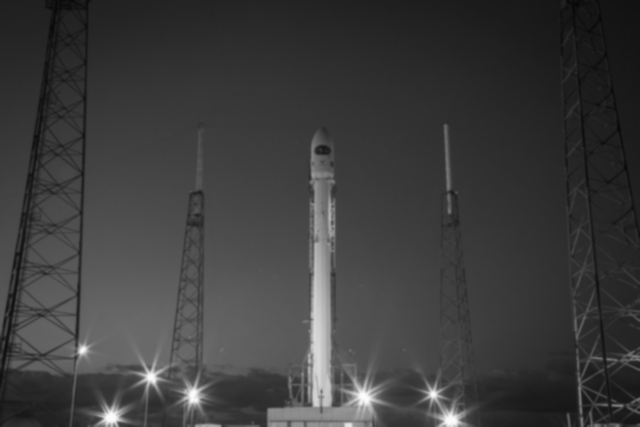
#> input picture week4/results/task1_02_gauss.png, 640 x 427 px, given in place of rocket.jpg, which was not available
$ jupyter execute --allow-errors 03_sobel_gauss.ipynb   (older library calls are emulated)   (text cells are left out)
#> lines starting #> are read from the running program, lines starting #| are printed output that depends on the picture; long printed decimals are rounded; pictures that were not available may be replaced by others from this repository, and a replacement may not be noted
[cell 1]
import os, sys, glob, subprocess

CUDA_PREFIX = "/opt/opencv-cuda"
try:
    import google.colab  # noqa: F401
    IN_COLAB = True
except ImportError:
    IN_COLAB = False

#> (the rest of this cell did not finish here and is left out)

[cell 2]
from pathlib import Path
import time
import numpy as np
import cv2
import matplotlib.pyplot as plt

# Works when run from the repo root, from week4/, or on Colab (downloads the image if missing)
HERE = Path("week4") if Path("week4/assets").exists() else Path(".")
IMG = HERE / "assets" / "rocket.jpg"
if not IMG.exists():
    import urllib.request
    IMG.parent.mkdir(parents=True, exist_ok=True)
    urllib.request.urlretrieve(
        "https://raw.githubusercontent.com/scikit-image/scikit-image/v0.25.2/skimage/data/rocket.jpg", IMG)
OUT = HERE / "results"
OUT.mkdir(exist_ok=True)
print("OpenCV", cv2.__version__, "| image:", IMG)

[cell 3]
bgr = cv2.imread(str(IMG), cv2.IMREAD_COLOR)
#> bgr is the input picture: shape (427, 640, 3); min 6, max 252, mean 60.5
assert bgr is not None, f"could not read {IMG}"
gray = cv2.cvtColor(bgr, cv2.COLOR_BGR2GRAY)
gray_f = gray.astype(np.float32)          # float32: Sobel output is signed
KSIZE, SIGMA = (5, 5), 1.0
smooth = cv2.GaussianBlur(gray_f, KSIZE, SIGMA, borderType=cv2.BORDER_REFLECT_101)
print(gray.shape, "| Gaussian", KSIZE, "σ =", SIGMA)
#| (427, 640) | Gaussian (5, 5) σ = 1.0

[cell 4]
Kx = np.array([[-1, 0, 1],
               [-2, 0, 2],
               [-1, 0, 1]], dtype=np.float32)
Ky = Kx.T.copy()
print("Kx = outer([1,2,1], [-1,0,1]):", np.array_equal(Kx, np.outer([1, 2, 1], [-1, 0, 1])))
print("Ky = outer([-1,0,1], [1,2,1]):", np.array_equal(Ky, np.outer([-1, 0, 1], [1, 2, 1])))

gx = cv2.filter2D(smooth, cv2.CV_32F, Kx, borderType=cv2.BORDER_REFLECT_101)
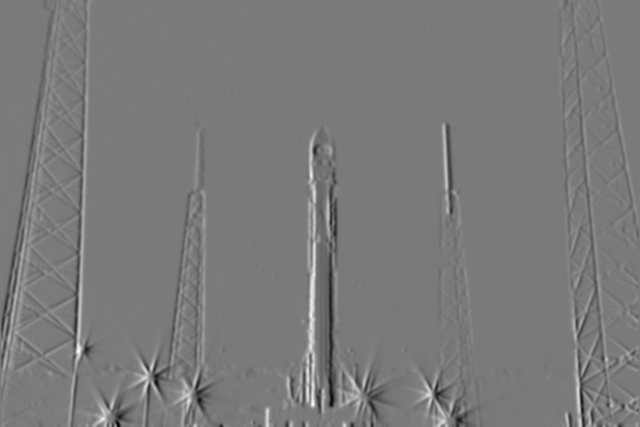
#> gx: shape (427, 640) float32; min -241.8, max 260.1, mean -0.3; drawn with min black and max white
gy = cv2.filter2D(smooth, cv2.CV_32F, Ky, borderType=cv2.BORDER_REFLECT_101)
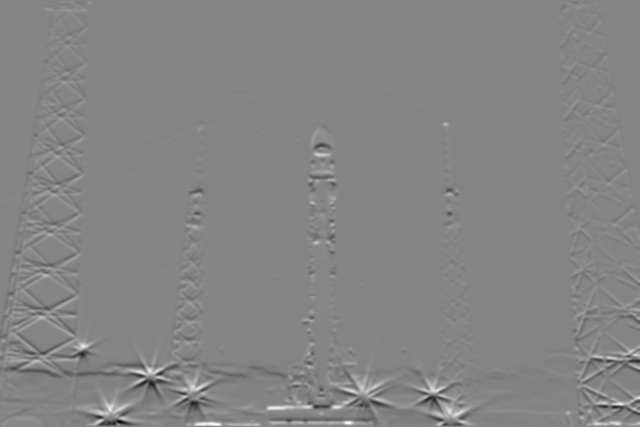
#> gy: shape (427, 640) float32; min -249.9, max 231.4, mean 1; drawn with min black and max white
mag = cv2.magnitude(gx, gy)
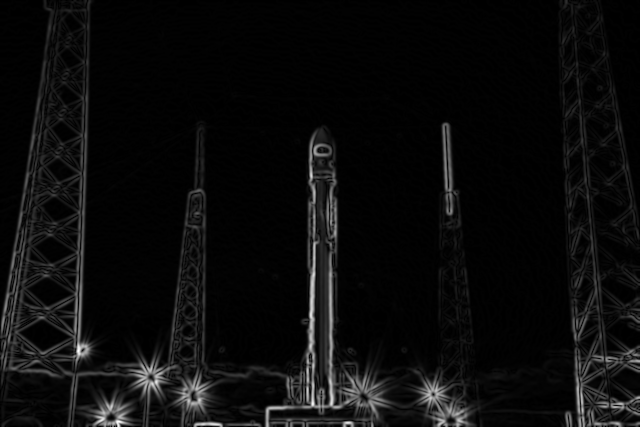
#> mag: shape (427, 640) float32; min 0, max 262.4, mean 12.7; drawn with min black and max white

# OpenCV's built-in Sobel must give exactly the same numbers
sx = cv2.Sobel(smooth, cv2.CV_32F, 1, 0, ksize=3, borderType=cv2.BORDER_REFLECT_101)
sy = cv2.Sobel(smooth, cv2.CV_32F, 0, 1, ksize=3, borderType=cv2.BORDER_REFLECT_101)
print("max |filter2D − cv2.Sobel|  x:", float(np.abs(gx - sx).max()), " y:", float(np.abs(gy - sy).max()))
#| max |filter2D − cv2.Sobel|  x: 4.57763671875e-05  y: 0.0001373
assert np.allclose(gx, sx, atol=1e-3) and np.allclose(gy, sy, atol=1e-3)

# Paper check: a 10 → 50 step gives (1+2+1) × 40 = 160 next to the edge
step = np.array([[10, 10, 50, 50]] * 3, dtype=np.float32)
print(cv2.filter2D(step, cv2.CV_32F, Kx))

[cell 5]
def to_u8(a):
    return cv2.normalize(np.abs(a), None, 0, 255, cv2.NORM_MINMAX).astype(np.uint8)
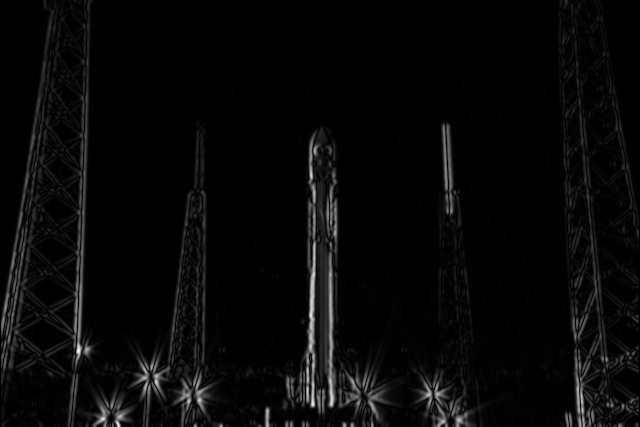
#> returned value: shape (427, 640); min 0, max 255, mean 8.2

cv2.imwrite(str(OUT / "task3_01_sobel_x_vertical_edges.png"), to_u8(gx))
cv2.imwrite(str(OUT / "task3_02_sobel_y_horizontal_edges.png"), to_u8(gy))
#> in to_u8 (call 2), `return cv2.normalize(np.abs(a), None, 0, 255, cv2.NORM_MINMAX).astype(..`:
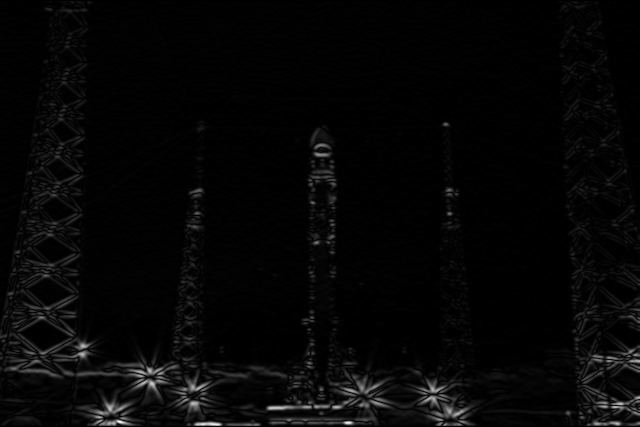
#> returned value: shape (427, 640); min 0, max 255, mean 6.2
cv2.imwrite(str(OUT / "task3_03_sobel_magnitude.png"), to_u8(mag))

lim = max(np.abs(gx).max(), np.abs(gy).max())
#> lim = 260.1
fig, ax = plt.subplots(2, 3, figsize=(16, 8.4))
ax[0, 0].imshow(gray, cmap="gray"); ax[0, 0].set_title("Grayscale")
ax[0, 1].imshow(gx, cmap="seismic", vmin=-lim, vmax=lim); ax[0, 1].set_title("Sobel-x signed (dikey kenarlar)")
ax[0, 2].imshow(gy, cmap="seismic", vmin=-lim, vmax=lim); ax[0, 2].set_title("Sobel-y signed (yatay kenarlar)")
ax[1, 0].imshow(smooth, cmap="gray"); ax[1, 0].set_title(f"Gaussian {KSIZE[0]}×{KSIZE[1]}, σ={SIGMA}")
for a, r, t in [(ax[1, 1], gx, "|Sobel-x| → vertical edges"), (ax[1, 2], gy, "|Sobel-y| → horizontal edges")]:
    a.imshow(np.abs(r), cmap="gray", vmax=np.percentile(np.abs(r), 99.5)); a.set_title(t)
#> this loop made 2 passes
#> t on passes 1 to 2: '|Sobel-x| → vertical edges', '|Sobel-y| → horizontal edges'
for a in ax.ravel(): a.axis("off")
plt.tight_layout(); plt.savefig(OUT / "task3_04_pipeline.png", dpi=110); plt.show()
#> after `plt.tight_layout()`:
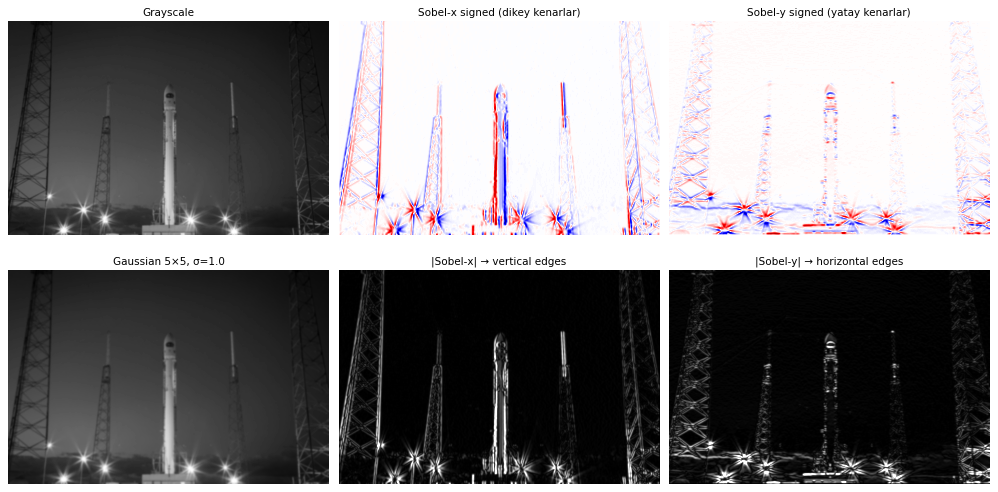
#> figure drawn by matplotlib, 6 panels

plt.figure(figsize=(8, 5.4))
plt.imshow(mag, cmap="gray", vmax=np.percentile(mag, 99.5)); plt.title("Sobel magnitude √(Gx² + Gy²)"); plt.axis("off")
plt.tight_layout(); plt.savefig(OUT / "task3_05_magnitude_figure.png", dpi=110); plt.show()

[cell 6]
rng = np.random.default_rng(42)
noisy = np.clip(gray_f + rng.normal(0, 15, gray_f.shape), 0, 255).astype(np.float32)
sky = (slice(10, 110), slice(10, 160))

def sobel_mag(img):
    return cv2.magnitude(cv2.filter2D(img, cv2.CV_32F, Kx), cv2.filter2D(img, cv2.CV_32F, Ky))

print(f"{'case':16s} {'noise':>8s} {'edges':>8s} {'edge/noise':>11s}")
for name, img in [("clean, no blur", gray_f), ("clean, Gauss", cv2.GaussianBlur(gray_f, KSIZE, SIGMA)),
                  ("noisy, no blur", noisy), ("noisy, Gauss", cv2.GaussianBlur(noisy, KSIZE, SIGMA))]:
    m = sobel_mag(img)
    noise, edge = m[sky].mean(), np.percentile(m, 99.5)
    print(f"{name:16s} {noise:8.2f} {edge:8.1f} {edge / noise:11.1f}")
#> this loop made 4 passes
#> (name, noise, edge) on passes 1 to 4: ('clean, no blur', 8.88, 207.1), ('clean, Gauss', 6.77, 159), ('noisy, no blur', 66.15, 235.3), ('noisy, Gauss', 24.15, 161.8)
#| clean, no blur       8.88    207.1        23.3
#| clean, Gauss         6.77    159.0        23.5
#| noisy, no blur      66.15    235.3         3.6
#| noisy, Gauss        24.15    161.8         6.7
#> pass 3, `m = sobel_mag(img)`:
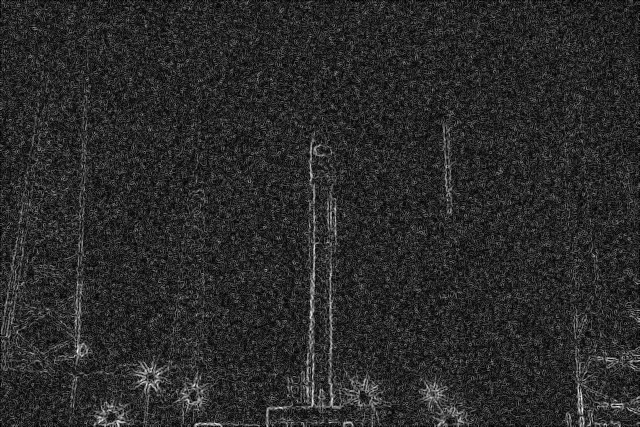
#> m: shape (427, 640) float32; min 0, max 425.8, mean 70.7; drawn with min black and max white
#> after the loop:
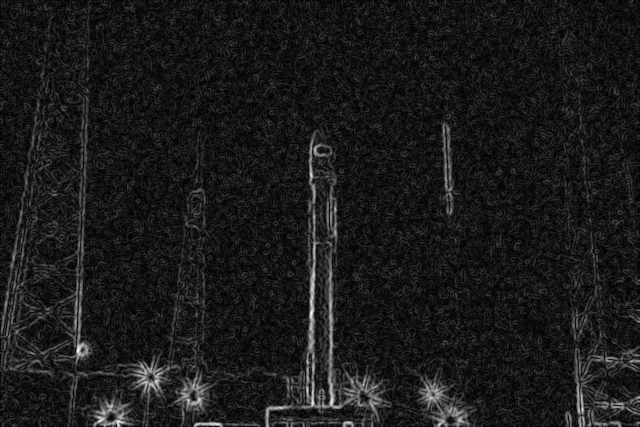
#> m: shape (427, 640) float32; min 0, max 277.7, mean 28.9; drawn with min black and max white
